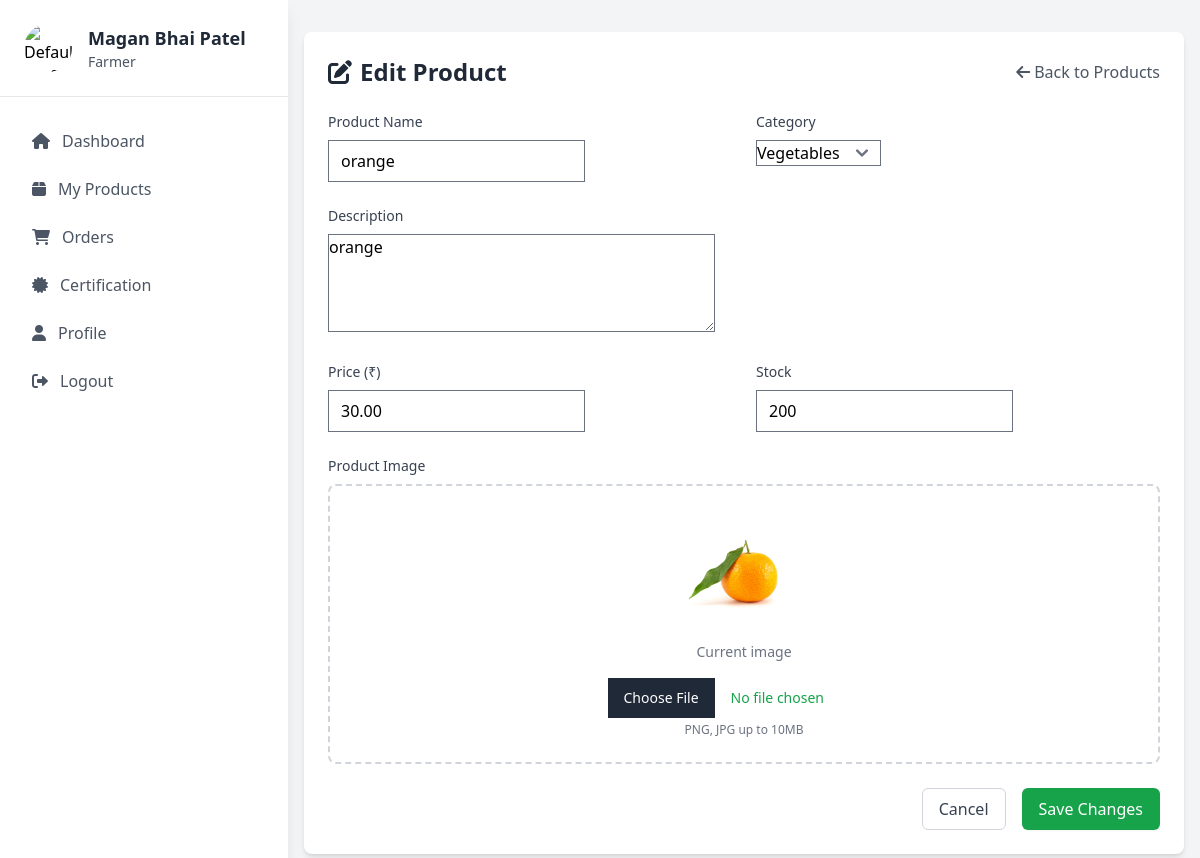
The app's page /products/edit/2/ (signed in), older data.
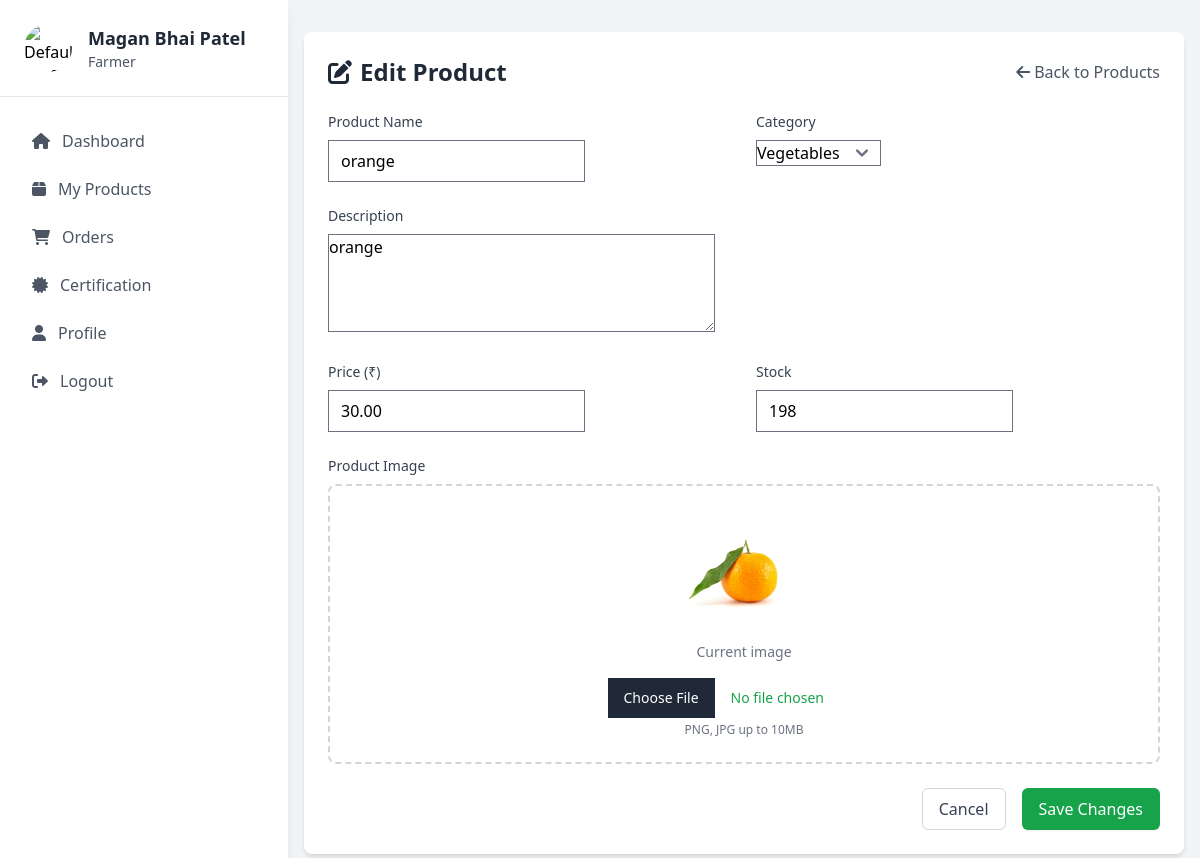
The same page, newer data.
### api/models.py (models this page shows, shortened)
class Product(models.Model):
    product_id = models.AutoField(primary_key=True)
    farmer = models.ForeignKey(FarmerProfile, on_delete=models.CASCADE)
    category = models.ForeignKey(Category, on_delete=models.CASCADE)
    product_name = models.CharField(max_length=100)
    description = models.TextField()
    price = models.DecimalField(max_digits=10, decimal_places=2)
    stock = models.PositiveIntegerField()
    image = models.ImageField(upload_to='products/')
    qr_code = models.ImageField(upload_to='qr_codes/', blank=True, null=True)
    created_at = models.DateTimeField(auto_now_add=True)

### api/views.py (the view)
# urls.py: path('products/edit/<int:product_id>/', views.edit_product, name='edit_product'),
@login_required
def edit_product(request, product_id):
    if request.user.role != 'Farmer':
        messages.error(request, 'Only farmers can edit products.')
        return redirect('product_list')
    try:
        farmer_profile = FarmerProfile.objects.get(user=request.user)
        product = get_object_or_404(Product, product_id=product_id, farmer=farmer_profile)
    except FarmerProfile.DoesNotExist:
        messages.error(request, 'Product not found or you do not have permission to edit it.')
        return redirect('product_list')
    if request.method == "POST":
        form = ProductForm(request.POST, request.FILES, instance=product)
        if form.is_valid():
            try:
                product = form.save(commit=False)
                product.farmer = farmer_profile
                if 'image' in request.FILES:
                    product.image = request.FILES['image']
                product.save()
                messages.success(request, 'Product updated successfully!')
                return redirect('product_list')
            except Exception as e:
                messages.error(request, f'Error updating product: {str(e)}')
        else:
            messages.error(request, 'Please correct the errors below.')
    else:
        form = ProductForm(instance=product)
    context = {
        'form': form,
        'product': product,
        'farmer': farmer_profile,
        'categories': Category.objects.all(),
    }
    return render(request, 'edit_product.html', context)

### api/forms.py (shortened to what this page needs)
class ProductForm(forms.ModelForm):
    class Meta:
        model = Product
        fields = ['product_name', 'category', 'description', 'price', 'stock', 'image']
        widgets = {
            'product_name': forms.TextInput(attrs={'class': 'form-control'}),
            'category': forms.Select(attrs={'class': 'form-select'}),
            'description': forms.Textarea(attrs={'class': 'form-control', 'rows': 4}),
            'price': forms.NumberInput(attrs={'class': 'form-control', 'min': '0', 'step': '0.01'}),
            'stock': forms.NumberInput(attrs={'class': 'form-control', 'min': '0'}),
            'image': forms.FileInput(attrs={'class': 'form-control'}),
        }

### api/models.py (called while the page is built)
    def __str__(self):
        return self.category_name

### templates/edit_product.html (shortened to what this page needs)
{% extends 'farmer/farmer_base.html' %}
{% load static %}
{% block content %}
<div class="container mx-auto px-4 py-8">
    <div class="bg-white rounded-lg shadow-md p-6">
        <div class="flex items-center justify-between mb-6">
            <h1 class="text-2xl font-bold text-gray-800">
                <i class="fas fa-edit mr-2"></i>Edit Product
            </h1>
            <a href="{% url 'product_list' %}" class="text-gray-600 hover:text-gray-800">
                <i class="fas fa-arrow-left mr-1"></i>Back to Products
            </a>
        </div>
        <form method="post" enctype="multipart/form-data" class="space-y-6">
            <div class="grid grid-cols-1 md:grid-cols-2 gap-6">
                <div>
                    <label for="{{ form.product_name.id_for_label }}" class="block text-sm font-medium text-gray-700 mb-2">
                        Product Name
                    </label>
                    {{ form.product_name }}
                </div>
                <div>
                    <label for="{{ form.category.id_for_label }}" class="block text-sm font-medium text-gray-700 mb-2">
                        Category
                    </label>
                    {{ form.category }}
                </div>
            </div>
            <div>
                <label for="{{ form.description.id_for_label }}" class="block text-sm font-medium text-gray-700 mb-2">
                    Description
                </label>
                {{ form.description }}
            </div>
            <div class="grid grid-cols-1 md:grid-cols-2 gap-6">
                <div>
                    <label for="{{ form.price.id_for_label }}" class="block text-sm font-medium text-gray-700 mb-2">
                        Price (₹)
                    </label>
                    {{ form.price }}
                </div>
                <div>
                    <label for="{{ form.stock.id_for_label }}" class="block text-sm font-medium text-gray-700 mb-2">
                        Stock
                    </label>
                    {{ form.stock }}
                </div>
            </div>
            <div>
                <label for="{{ form.image.id_for_label }}" class="block text-sm font-medium text-gray-700 mb-2">
                    Product Image
                </label>
                <div class="mt-1 flex justify-center px-6 pt-5 pb-6 border-2 border-gray-300 border-dashed rounded-lg">
                    <div class="space-y-1 text-center">
                        {% if product.image %}
                        <div class="mb-4">
                            <img src="{{ product.image.url }}" alt="Current Image" class="mx-auto h-32 w-32 object-cover rounded-lg">
                            <p class="mt-2 text-sm text-gray-500">Current image</p>
                        </div>
                        {% endif %}
                        <div class="flex text-sm text-gray-600">
                            <label for="{{ form.image.id_for_label }}" class="relative cursor-pointer bg-white rounded-md font-medium text-green-600 hover:text-green-500 focus-within:outline-none focus-within:ring-2 focus-within:ring-offset-2 focus-within:ring-green-500">
                                {{ form.image }}
                            </label>
                        </div>
                        <p class="text-xs text-gray-500">PNG, JPG up to 10MB</p>
                    </div>
                </div>
            </div>
            <div class="flex justify-end space-x-4">
                <a href="{% url 'product_list' %}" class="px-4 py-2 border border-gray-300 rounded-md text-gray-700 bg-white hover:bg-gray-50">
                    Cancel
                </a>
                <button type="submit" class="px-4 py-2 border border-transparent rounded-md shadow-sm text-white bg-green-600 hover:bg-green-700 focus:outline-none focus:ring-2 focus:ring-offset-2 focus:ring-green-500">
                    Save Changes
                </button>
            </div>
        </form>
    </div>
</div>
{% endblock %}

Row changes from the older to the newer data that the page shows:
changed Product "orange": stock "200" → "198"
